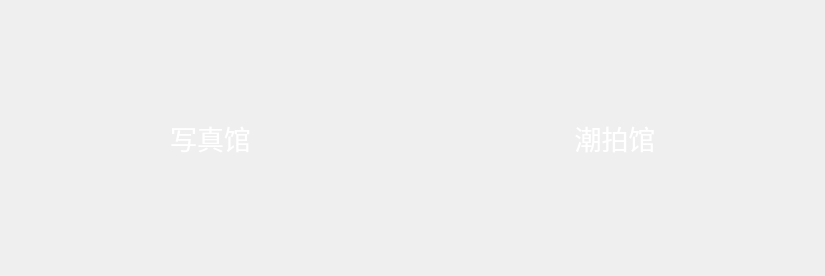
<?xml version="1.0" encoding="UTF-8"?>
<ui version="4.0">
 <class>TileForm</class>
 <widget class="QWidget" name="TileForm">
  <property name="geometry">
   <rect>
    <x>0</x>
    <y>0</y>
    <width>825</width>
    <height>276</height>
   </rect>
  </property>
  <property name="windowTitle">
   <string>Form</string>
  </property>
  <layout class="QHBoxLayout" name="horizontalLayout">
   <item>
    <widget class="QLabel" name="label">
     <property name="font">
      <font>
       <pointsize>20</pointsize>
      </font>
     </property>
     <property name="layoutDirection">
      <enum>Qt::LeftToRight</enum>
     </property>
     <property name="autoFillBackground">
      <bool>false</bool>
     </property>
     <property name="styleSheet">
      <string notr="true">
border-image: url(:/home/src/photo.jpg);
color: rgb(255, 255, 255);</string>
     </property>
     <property name="frameShape">
      <enum>QFrame::NoFrame</enum>
     </property>
     <property name="frameShadow">
      <enum>QFrame::Plain</enum>
     </property>
     <property name="text">
      <string>写真馆</string>
     </property>
     <property name="alignment">
      <set>Qt::AlignCenter</set>
     </property>
    </widget>
   </item>
   <item>
    <widget class="QLabel" name="label_2">
     <property name="font">
      <font>
       <pointsize>20</pointsize>
      </font>
     </property>
     <property name="autoFillBackground">
      <bool>false</bool>
     </property>
     <property name="styleSheet">
      <string notr="true">border-image: url(:/home/src/beauty.jpg);
color: rgb(255, 255, 255);</string>
     </property>
     <property name="text">
      <string>潮拍馆</string>
     </property>
     <property name="alignment">
      <set>Qt::AlignCenter</set>
     </property>
    </widget>
   </item>
  </layout>
 </widget>
 <resources/>
 <connections/>
</ui>
